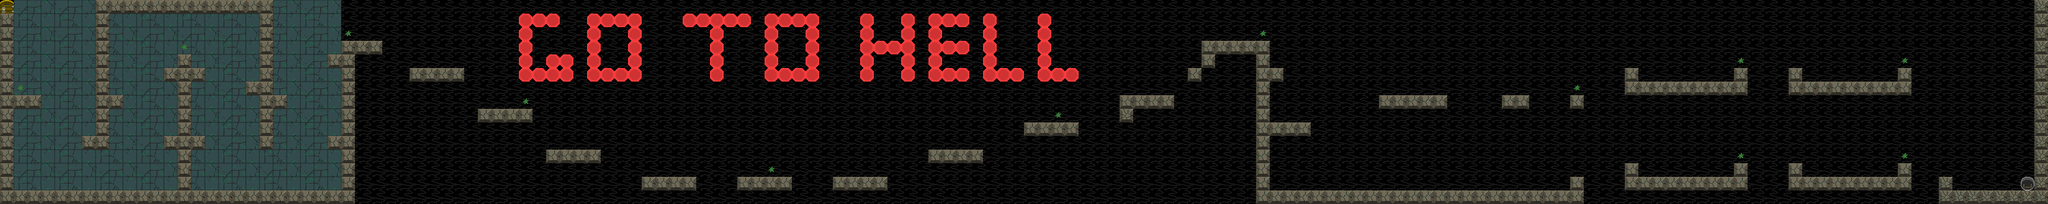

This game map was drawn from its Tiled (.tmx) file and the tilesets committed beside it. A one-line description and the trimmed map source follow:
An orthogonal 150x15 tile map with 22x22 px tiles, 4 tile layers (background, decoration, ground, coin) and 79 objects.

<map version="1.0" orientation="orthogonal" renderorder="right-down" width="150" height="15" tilewidth="22" tileheight="22" nextobjectid="101">
 <tileset firstgid="1" name="687474703a2f2f692e696d6775722e636f6d2f6856694b67416e2e706e67" tilewidth="22" tileheight="22" spacing="2" margin="25" tilecount="2255" columns="55">
  <image source="687474703a2f2f692e696d6775722e636f6d2f6856694b67416e2e706e67.png" width="1366" height="1007" />
  <terraintypes>
   <terrain name="game" tile="-1" />
  </terraintypes>
  <tile id="39">
   <animation>
    <frame tileid="39" duration="225" />
    <frame tileid="38" duration="225" />
   </animation>
  </tile>
  <tile id="216">
   <animation>
    <frame tileid="218" duration="225" />
    <frame tileid="216" duration="225" />
   </animation>
  </tile>
  <tile id="1269" terrain="0,0,0,0" />
  <tile id="1270" terrain="0,0,0,0" />
  <tile id="1271" terrain="0,0,0,0" />
  <tile id="1324" terrain="0,0,0,0" />
  <tile id="1325" terrain="0,0,0,0" />
  <tile id="1326" terrain="0,0,0,0" />
  <tile id="1379" terrain="0,0,0,0" />
  <tile id="1380" terrain="0,0,0,0" />
  <tile id="1381" terrain="0,0,0,0" />
  <tile id="1494" terrain=",,,0" />
  <tile id="1495" terrain="0,0,0,0" />
  <tile id="1496" terrain="0,0,0,0" />
  <tile id="1497" terrain="0,0,0,0" />
  <tile id="1549" terrain=",0,," />
  <tile id="1550" terrain="0,0,0,0" />
  <tile id="1551" terrain="0,0,0,0" />
  <tile id="1552" terrain="0,0,0,0" />
  <tile id="1605" terrain="0,0,0,0" />
  <tile id="1606" terrain="0,0,0,0" />
  <tile id="1607" terrain="0,0,0,0" />
 </tileset>
 <layer name="background" width="150" height="15">
  <data>[2250 cells, 2250 non-empty, 1 distinct tile ids]</data>
 </layer>
 <layer name="decoration" width="150" height="15">
  <data>[2250 cells, 538 non-empty, 9 distinct tile ids]</data>
 </layer>
 <layer name="ground" width="150" height="15">
  <data>[2250 cells, 267 non-empty, 4 distinct tile ids]</data>
 </layer>
 <objectgroup name="ground">
  <object id="1" x="0" y="0" width="22" height="330" />
  <object id="2" x="22" y="308" width="528" height="22" />
  <object id="4" x="528" y="220" width="22" height="22" />
  <object id="5" x="528" y="88" width="22" height="22" />
  <object id="7" x="550" y="66" width="66" height="22" />
  <object id="8" x="550" y="88" width="22" height="242" />
  <object id="9" x="154" y="0" width="286" height="22" />
  <object id="10" x="418" y="22" width="22" height="220" />
  <object id="11" x="440" y="154" width="22" height="22" />
  <object id="12" x="396" y="132" width="22" height="22" />
  <object id="13" x="154" y="22" width="22" height="220" />
  <object id="14" x="132" y="220" width="22" height="22" />
  <object id="15" x="176" y="154" width="22" height="22" />
  <object id="16" x="22" y="154" width="44" height="22" />
  <object id="17" x="286" y="88" width="22" height="220" />
  <object id="18" x="308" y="220" width="22" height="22" />
  <object id="19" x="308" y="110" width="22" height="22" />
  <object id="20" x="264" y="110" width="22" height="22" />
  <object id="21" x="264" y="220" width="22" height="22" />
  <object id="22" x="660" y="110" width="88" height="22" />
  <object id="23" x="770" y="176" width="88" height="22" />
  <object id="25" x="880" y="242" width="88" height="22" />
  <object id="26" x="1034" y="286" width="88" height="22" />
  <object id="27" x="1188" y="286" width="88" height="22" />
  <object id="28" x="1342" y="286" width="88" height="22" />
  <object id="29" x="1496" y="242" width="88" height="22" />
  <object id="30" x="1650" y="198" width="88" height="22" />
  <object id="31" x="1804" y="154" width="88" height="22" />
  <object id="32" x="1914" y="110" width="22" height="22" />
  <object id="33" x="1936" y="66" width="110" height="22" />
  <object id="34" x="1936" y="88" width="22" height="22" />
  <object id="35" x="2024" y="88" width="22" height="242" />
  <object id="36" x="2046" y="110" width="22" height="22" />
  <object id="37" x="2046" y="198" width="66" height="22" />
  <object id="38" x="2046" y="308" width="484" height="22" />
  <object id="39" x="2530" y="286" width="22" height="44" />
  <object id="40" x="2222" y="154" width="110" height="22" />
  <object id="41" x="2420" y="154" width="44" height="22" />
  <object id="42" x="2530" y="154" width="22" height="22" />
  <object id="43" x="2618" y="110" width="22" height="44" />
  <object id="44" x="2794" y="110" width="22" height="44" />
  <object id="45" x="2640" y="132" width="154" height="22" />
  <object id="46" x="2618" y="264" width="22" height="44" />
  <object id="47" x="2640" y="286" width="154" height="22" />
  <object id="48" x="2794" y="264" width="22" height="44" />
  <object id="49" x="2882" y="110" width="22" height="44" />
  <object id="50" x="2904" y="132" width="154" height="22" />
  <object id="51" x="3058" y="110" width="22" height="44" />
  <object id="52" x="2882" y="264" width="22" height="44" />
  <object id="54" x="2904" y="286" width="154" height="22" />
  <object id="55" x="3058" y="264" width="22" height="44" />
  <object id="56" x="3278" y="0" width="22" height="330" />
  <object id="57" x="3124" y="308" width="154" height="22" />
  <object id="80" x="3124" y="286" width="22" height="22" />
  <object id="88" x="1804" y="176" width="22" height="22" />
 </objectgroup>
 <layer name="coin" width="150" height="15">
  <data>[2250 cells, 12 non-empty, 1 distinct tile ids]</data>
 </layer>
 <objectgroup name="coin">
  <object id="58" x="22" y="132" width="22" height="22" />
  <object id="59" x="286" y="66" width="22" height="22" />
  <object id="60" x="550" y="44" width="22" height="22" />
  <object id="61" x="836" y="154" width="22" height="22" />
  <object id="62" x="1232" y="264" width="22" height="22" />
  <object id="63" x="1694" y="176" width="22" height="22" />
  <object id="64" x="2024" y="44" width="22" height="22" />
  <object id="65" x="2530" y="132" width="22" height="22" />
  <object id="66" x="2794" y="88" width="22" height="22" />
  <object id="67" x="2794" y="242" width="22" height="22" />
  <object id="68" x="3058" y="88" width="22" height="22" />
  <object id="69" x="3058" y="242" width="22" height="22" />
 </objectgroup>
 <objectgroup name="flintstone">
  <object id="70" x="330" y="286" width="22" height="22" />
  <object id="71" x="2684" y="110" width="22" height="22" />
  <object id="72" x="2992" y="264" width="22" height="22" />
  <object id="73" x="2398" y="286" width="22" height="22" />
 </objectgroup>
 <objectgroup name="badGuy">
  <object id="74" x="2970" y="88" width="22" height="22" />
  <object id="75" x="2662" y="264" width="22" height="22" />
  <object id="76" x="2222" y="286" width="22" height="22" />
 </objectgroup>
 <objectgroup name="parrot">
  <object id="78" x="2156" y="154" width="22" height="22" />
  <object id="97" x="1320" y="110" width="22" height="22" />
  <object id="99" x="1320" y="176" width="22" height="22" />
  <object id="100" x="198" y="88" width="22" height="22" />
 </objectgroup>
 <objectgroup name="jasmine">
  <object id="79" x="3190" y="286" width="22" height="22" />
 </objectgroup>
</map>